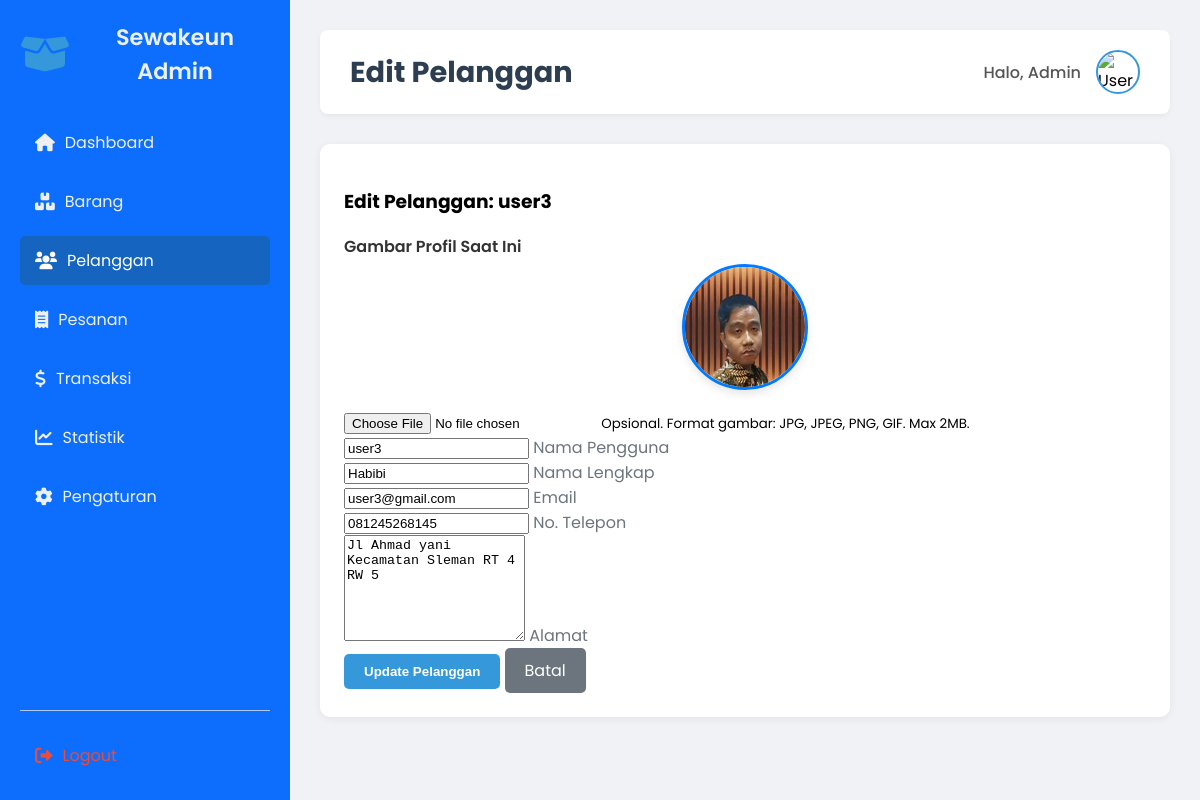
The page /Admin/edit_pelanggan.php?id=5 (signed in) on the database its author committed.
### tables this page shows
CREATE TABLE `users` (
  `id` int(11) NOT NULL,
  `username` varchar(50) NOT NULL,
  `nama_lengkap` varchar(100) DEFAULT NULL,
  `email` varchar(100) DEFAULT NULL,
  `no_hp` varchar(20) DEFAULT NULL,
  `alamat` varchar(255) DEFAULT NULL,
  `foto_profil` varchar(255) DEFAULT NULL,
  `ktp_image` varchar(255) DEFAULT NULL,
  `saldo` decimal(15,2) NOT NULL DEFAULT '0.00',
  `phone_number` varchar(20) DEFAULT NULL,
  `address` text,
  `profile_picture` varchar(255) DEFAULT NULL,
  `created_at` datetime DEFAULT CURRENT_TIMESTAMP,
  `password` varchar(255) NOT NULL,
  `role` enum('user','admin') NOT NULL
);

### Admin/edit_pelanggan.php (the view, shortened to what this page needs)
<?php
include '../koneksi.php';
$id = intval($_GET['id'] ?? 0);
$customer_data = null;
if ($id > 0) {
    $query_customer = mysqli_query($conn, "SELECT * FROM users WHERE id=$id AND role='user'");
    $customer_data = mysqli_fetch_assoc($query_customer);
} else {
    header('Location: pelanggan.php');
    exit();
}
?>
<!DOCTYPE html>
<html lang="id">
<head>
    <link rel="stylesheet" href="../style.css">
    <link rel="stylesheet" href="style_admin.css">
    <link rel="stylesheet" href="https://cdnjs.cloudflare.com/ajax/libs/font-awesome/6.0.0-beta3/css/all.min.css">
</head>
<body>
    <div class="dashboard-wrapper">
        <aside class="sidebar" style="background:#0d6efd!important;color:#fff!important;">
            <div class="sidebar-logo">
                <i class="fas fa-box-open"></i>
                <h3>Sewakeun Admin</h3>
            </div>
            <nav class="sidebar-nav">
                <ul>
                    <li><a href="index.php"><i class="fas fa-home"></i> Dashboard</a></li>
                    <li><a href="item.php"><i class="fas fa-boxes"></i> Barang</a></li>
                    <li><a href="pelanggan.php" class="active"><i class="fas fa-users"></i> Pelanggan</a></li>
                    <li><a href="pesanan.php"><i class="fas fa-receipt"></i> Pesanan</a></li>
                    <li><a href="Transaksi.php"><i class="fas fa-dollar-sign"></i> Transaksi</a></li>
                    <li><a href="statistik.php"><i class="fas fa-chart-line"></i> Statistik</a></li>
                    <li><a href="setting.php"><i class="fas fa-cog"></i> Pengaturan</a></li>
                </ul>
            </nav>
            <div class="sidebar-footer">
                <a href="../logout.php"><i class="fas fa-sign-out-alt"></i> Logout</a>
            </div>
        </aside>
        <main class="main-content">
            <header class="main-header">
                <h2>Edit Pelanggan</h2>
                <div class="user-info">
                    <span>Halo, Admin</span>
                    <img src="../assets/images/default_profile.png" alt="User Avatar" class="user-avatar">
                </div>
            </header>
            <section>
                <form class="form-produk" method="POST" enctype="multipart/form-data">
                    <h3>Edit Pelanggan: <?= htmlspecialchars($customer_data['username']) ?></h3>
                    <div class="mb-3 text-center">
                        <label for="foto_profil" class="form-label d-block mb-2">Gambar Profil Saat Ini</label>
                        <?php if($customer_data['foto_profil'] && file_exists('../' . $customer_data['foto_profil'])): ?>
                            <img src="../<?= htmlspecialchars($customer_data['foto_profil']) ?>" alt="Profile Picture" class="customer-profile-picture-preview">
                        <?php else: ?>
                            <img src="../assets/images/default_profile.png" alt="Default Profile Picture" class="customer-profile-picture-preview">
                        <?php endif; ?>
                        <input type="file" class="form-control mt-2 mx-auto" id="foto_profil" name="foto_profil" accept="image/*" style="max-width: 300px;">
                        <small class="form-text text-muted">Opsional. Format gambar: JPG, JPEG, PNG, GIF. Max 2MB.</small>
                    </div>
                    <div class="form-floating mb-3">
                        <input type="text" class="form-control" id="username" name="username" placeholder="Username" value="<?= htmlspecialchars($customer_data['username']) ?>" required>
                        <label for="username">Nama Pengguna</label>
                    </div>
                    <div class="form-floating mb-3">
                        <input type="text" class="form-control" id="nama_lengkap" name="nama_lengkap" placeholder="Nama Lengkap" value="<?= htmlspecialchars($customer_data['nama_lengkap']) ?>" required>
                        <label for="nama_lengkap">Nama Lengkap</label>
                    </div>
                    <div class="form-floating mb-3">
                        <input type="email" class="form-control" id="email" name="email" placeholder="Email" value="<?= htmlspecialchars($customer_data['email']) ?>" required>
                        <label for="email">Email</label>
                    </div>
                    <div class="form-floating mb-3">
                        <input type="text" class="form-control" id="no_hp" name="no_hp" placeholder="Nomor Telepon" value="<?= htmlspecialchars($customer_data['no_hp']) ?>">
                        <label for="no_hp">No. Telepon</label>
                    </div>
                    <div class="form-floating mb-3">
                        <textarea class="form-control" id="alamat" name="alamat" placeholder="Alamat" style="height: 100px" required><?= htmlspecialchars($customer_data['alamat']) ?></textarea>
                        <label for="alamat">Alamat</label>
                    </div>
                    <div class="d-flex justify-content-between gap-2 mt-4">
                        <button type="submit" name="edit_pelanggan" class="btn btn-primary flex-fill">Update Pelanggan</button>
                        <a href="pelanggan.php" class="btn-back flex-fill">Batal</a>
                    </div>
                </form>
            </section>
        </main>
    </div>
</body>
</html>

### Admin/style_admin.css (style rules this page uses)
body { font-family: 'Poppins', sans-serif; margin: 0; background-color: #f0f2f5; }
.dashboard-wrapper { display: flex; min-height: 100vh; }
.sidebar { width: 250px; background: #0d6efd !important; color: #fff !important; padding: 20px; display: flex; flex-direction: column; box-shadow: 2px 0 5px rgba(0,0,0,0.1); }
.sidebar-logo { text-align: center; margin-bottom: 30px; display: flex; align-items: center; justify-content: center; gap: 10px; }
.sidebar-logo i { font-size: 2.5em; color: #3498db; }
.sidebar-logo h3 { margin: 0; font-size: 1.4em; font-weight: 600; color: #ecf0f1; }
.sidebar-nav ul { list-style: none; padding: 0; margin: 0; flex-grow: 1; }
.sidebar-nav li { margin-bottom: 10px; }
.sidebar-nav a { color: #ecf0f1; text-decoration: none; padding: 12px 15px; display: flex; align-items: center; border-radius: 5px; transition: background-color 0.3s ease, color 0.3s ease; }
.sidebar-nav a i { margin-right: 10px; font-size: 1.1em; }
.sidebar-nav a.active { background-color: #1565c0 !important; color: #fff !important; }
.sidebar-footer { margin-top: auto; padding-top: 20px; border-top: 1px solid rgba(248, 241, 241, 0.69); }
.sidebar-footer a { color: #e74c3c; text-decoration: none; padding: 12px 15px; display: flex; align-items: center; border-radius: 5px; transition: background-color 0.3s ease, color 0.3s ease; }
.sidebar-footer i { margin-right: 10px; font-size: 1.1em; }
.main-content { flex-grow: 1; padding: 30px; background-color: #f0f2f5; }
.main-header { display: flex; justify-content: space-between; align-items: center; margin-bottom: 30px; background-color: #ffffff; padding: 20px 30px; border-radius: 8px; box-shadow: 0 2px 5px rgba(0,0,0,0.05); }
.main-header h2 { margin: 0; color: #2c3e50; font-size: 1.8rem; }
.user-info { display: flex; align-items: center; gap: 15px; }
.user-info span { font-weight: 500; color: #555; }
.user-avatar { width: 40px; height: 40px; border-radius: 50%; object-fit: cover; border: 2px solid #3498db; }
.form-label { display: block; margin-bottom: 5px; font-weight: 600; color: #333; }
.btn { padding: 10px 20px; border: none; border-radius: 5px; cursor: pointer; font-weight: 600; transition: background-color 0.3s ease; }
.btn-primary { background-color: #3498db; color: #ffffff; }
.customer-profile-picture-preview { max-width: 150px; height: auto; border-radius: 50%; object-fit: cover; margin-bottom: 20px; border: 2px solid #ddd; }
.form-produk { background: #fff; padding: 24px; border-radius: 10px; box-shadow: 0 2px 8px rgba(0,0,0,0.06); margin-bottom: 32px; }

### Admin/edit_pelanggan.php (style rules this page uses)
.customer-profile-picture-preview { width: 120px; height: 120px; border-radius: 50%; object-fit: cover; margin: 0 auto 20px auto; display: block; border: 3px solid #007bff; box-shadow: 0 4px 8px rgba(0,0,0,0.1); }
.form-floating label { color: #6c757d; }
.form-produk .btn-back { background-color: #6c757d; color: white; padding: 10px 20px; border: none; border-radius: 5px; cursor: pointer; font-size: 1em; transition: background-color 0.3s ease; display: inline-block; text-align: center; text-decoration: none; }

### rows shown on the page
users: username "user3", foto_profil (picture), nama_lengkap "Habibi", email "user3@gmail.com", no_hp "081245268145", alamat "Jl Ahmad yani Kecamatan Sleman RT 4 RW 5"
